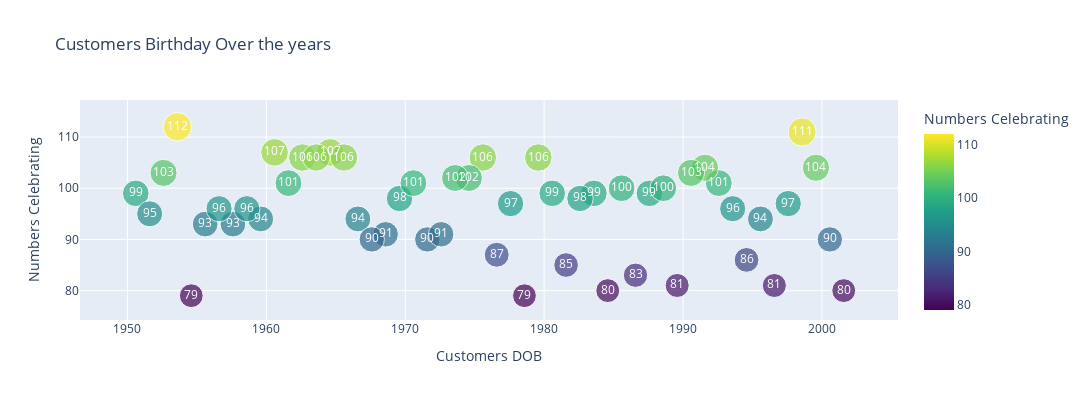

The notebook cell saved with this chart:
### Code cell
fig= px.scatter(birthdays_df, x='Customers DOB', y='Numbers Celebrating', color='Numbers Celebrating', 
                size='Numbers Celebrating',text='Numbers Celebrating', title='Customers Birthday Over the years',color_continuous_scale=px.colors.sequential.Viridis)
fig.update_traces(textfont_color='#FFF')
fig.update_layout(
    width=1100, # width in pixels
    height=400  # height in pixels
)
fig.show()

### Figure 1 — Plotly figure (JSON) as saved in the notebook; plotly's stock layout.template omitted (floating-point values rounded to 4 significant figures)
{"data": [{"hovertemplate": "Customers DOB=%{x}<br>Numbers Celebrating=%{marker.color}<extra></extra>", "legendgroup": "", "marker": {"color": [99, 111, 99, 98, 80, 95, 106, 101, 91, 97, 104, 99, 90, 99, 93, 94, 96, 94, 100, 83, 103, 106, 97, 103, 107, 79, 107, 98, 112, 106, 101, 102, 90, 106, 81, 100, 81, 85, 90, 79, 80, 91, 87, 93, 94, 106, 96, 86, 102, 104, 101, 96], "coloraxis": "coloraxis", "size": [99, 111, 99, 98, 80, 95, 106, 101, 91, 97, 104, 99, 90, 99, 93, 94, 96, 94, 100, 83, 103, 106, 97, 103, 107, 79, 107, 98, 112, 106, 101, 102, 90, 106, 81, 100, 81, 85, 90, 79, 80, 91, 87, 93, 94, 106, 96, 86, 102, 104, 101, 96], "sizemode": "area", "sizeref": 0.28, "symbol": "circle"}, "mode": "markers+text", "name": "", "orientation": "v", "showlegend": false, "text": [99, 111, 99, 98, 80, 95, 106, 101, 91, 97, 104, 99, 90, 99, 93, 94, 96, 94, 100, 83, 103, 106, 97, 103, 107, 79, 107, 98, 112, 106, 101, 102, 90, 106, 81, 100, 81, 85, 90, 79, 80, 91, 87, 93, 94, 106, 96, 86, 102, 104, 101, 96], "textfont": {"color": "#FFF"}, "type": "scatter", "x": ["1983-07-31T00:00:00", "1998-07-27T00:00:00", "1950-08-08T00:00:00", "1969-08-03T00:00:00", "2001-07-26T00:00:00", "1951-08-08T00:00:00", "1975-08-02T00:00:00", "1992-07-28T00:00:00", "1968-08-03T00:00:00", "1977-08-01T00:00:00", "1991-07-29T00:00:00", "1980-07-31T00:00:00", "2000-07-26T00:00:00", "1987-07-30T00:00:00", "1957-08-06T00:00:00", "1959-08-06T00:00:00", "1993-07-28T00:00:00", "1966-08-04T00:00:00", "1988-07-29T00:00:00", "1986-07-30T00:00:00", "1990-07-29T00:00:00", "1962-08-05T00:00:00", "1997-07-27T00:00:00", "1952-08-07T00:00:00", "1964-08-04T00:00:00", "1954-08-07T00:00:00", "1960-08-05T00:00:00", "1982-07-31T00:00:00", "1953-08-07T00:00:00", "1965-08-04T00:00:00", "1961-08-05T00:00:00", "1974-08-02T00:00:00", "1967-08-04T00:00:00", "1979-08-01T00:00:00", "1996-07-27T00:00:00", "1985-07-30T00:00:00", "1989-07-29T00:00:00", "1981-07-31T00:00:00", "1971-08-03T00:00:00", "1978-08-01T00:00:00", "1984-07-30T00:00:00", "1972-08-02T00:00:00", "1976-08-01T00:00:00", "1955-08-07T00:00:00", "1995-07-28T00:00:00", "1963-08-05T00:00:00", "1956-08-06T00:00:00", "1994-07-28T00:00:00", "1973-08-02T00:00:00", "1999-07-27T00:00:00", "1970-08-03T00:00:00", "1958-08-06T00:00:00"], "xaxis": "x", "y": [99, 111, 99, 98, 80, 95, 106, 101, 91, 97, 104, 99, 90, 99, 93, 94, 96, 94, 100, 83, 103, 106, 97, 103, 107, 79, 107, 98, 112, 106, 101, 102, 90, 106, 81, 100, 81, 85, 90, 79, 80, 91, 87, 93, 94, 106, 96, 86, 102, 104, 101, 96], "yaxis": "y"}], "layout": {"coloraxis": {"colorbar": {"title": {"text": "Numbers Celebrating"}}, "colorscale": [[0, "#440154"], [0.1111, "#482878"], [0.2222, "#3e4989"], [0.3333, "#31688e"], [0.4444, "#26828e"], [0.5556, "#1f9e89"], [0.6667, "#35b779"], [0.7778, "#6ece58"], [0.8889, "#b5de2b"], [1, "#fde725"]]}, "height": 400, "legend": {"itemsizing": "constant", "tracegroupgap": 0}, "title": {"text": "Customers Birthday Over the years"}, "width": 1100, "xaxis": {"anchor": "y", "domain": [0, 1], "title": {"text": "Customers DOB"}}, "yaxis": {"anchor": "x", "domain": [0, 1], "title": {"text": "Numbers Celebrating"}}}}
